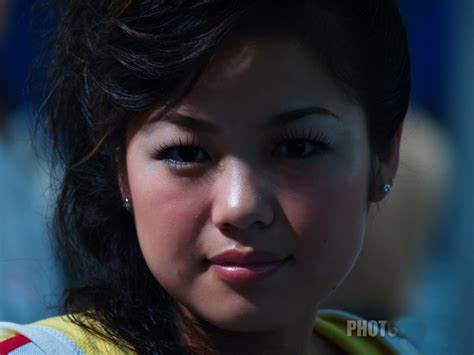
//> input picture assets/dark_character.jpg, 474 x 355 px, given in place of flash.jpg, which was not available
$ ./main   (built with g++ and OpenCV 4)
//> lines starting //> are read from the running program, lines starting //| are printed output that depends on the picture; pictures that were not available may be replaced by others from this repository, and a replacement may not be noted
#include <iostream>
#include <opencv2/opencv.hpp>
#include <opencv2/core.hpp>
#include <opencv2/highgui.hpp>

using namespace cv;

int main(int argc, const char *argv[])
{
    Mat img1 = imread("/home/helywin/Pictures/flash.jpg", IMREAD_GRAYSCALE);
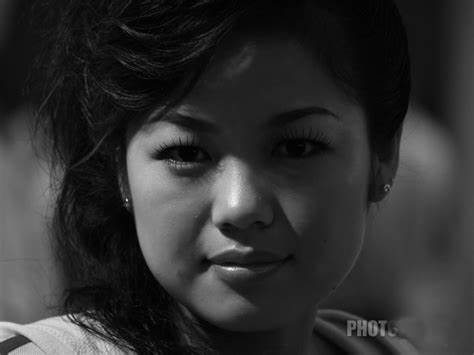
//> img1: 355 rows x 474 cols, CV_8UC1; min 0, max 241, mean 48
    if (img1.empty()) {
        std::cerr << "error image" << std::endl;
        return -1;
    }
    namedWindow("img1", WINDOW_AUTOSIZE);
    imshow("image1", img1);
    waitKey(1000);
    Mat padded;
    int m = getOptimalDFTSize(img1.rows);
//> m = 360
    int n = getOptimalDFTSize(img1.cols);
//> n = 480
    copyMakeBorder(img1, padded, 0, m - img1.rows, 0, n - img1.cols, BORDER_CONSTANT, Scalar::all(0));
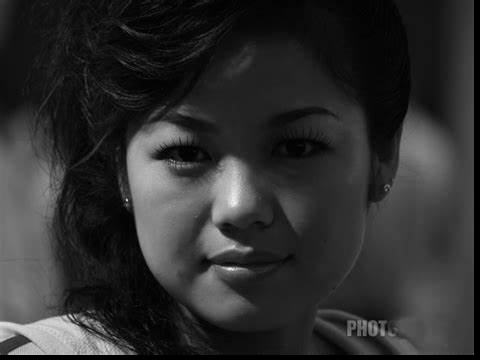
//> padded: 360 rows x 480 cols, CV_8UC1; min 0, max 241, mean 46.8
    imshow("img2", padded);
    waitKey(1000);
    Mat planes[] = {Mat_<float>(padded), Mat::zeros(padded.size(), CV_32F)};
//> planes[1]: 360 rows x 480 cols, CV_32FC1; every value is 0
    Mat complexI;
    merge(planes, 2, complexI);
    dft(complexI, complexI);

    split(complexI, planes);

    magnitude(planes[0], planes[1], planes[0]);
    Mat magI = planes[0];

    magI += Scalar::all(1);
    log(magI, magI);

    magI = magI(Rect(0, 0, magI.cols & -2, magI.rows & -2));
    int cx = magI.cols / 2;
//> cx = 240
    int cy = magI.rows / 2;
//> cy = 180
    Mat q0(magI, Rect(0, 0, cx, cy));
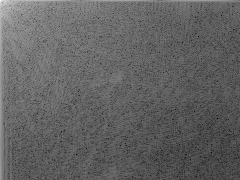
//> q0: 180 rows x 240 cols, CV_32FC1; min 1.19, max 15.91, mean 6.89; drawn with min black and max white
    Mat q1(magI, Rect(cx, 0, cx, cy));
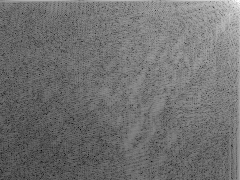
//> q1: 180 rows x 240 cols, CV_32FC1; min 1.4, max 14.01, mean 6.99; drawn with min black and max white
    Mat q2(magI, Rect(0, cy, cx, cy));
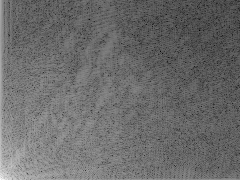
//> q2: 180 rows x 240 cols, CV_32FC1; min 1.4, max 14.58, mean 6.98; drawn with min black and max white
    Mat q3(magI, Rect(cx, cy, cx, cy));
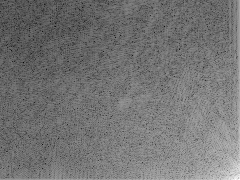
//> q3: 180 rows x 240 cols, CV_32FC1; min 1.19, max 13.56, mean 6.84; drawn with min black and max white

    Mat tmp;
    q0.copyTo(tmp);
    q3.copyTo(q0);
    tmp.copyTo(q3);
    q1.copyTo(tmp);
    q2.copyTo(q1);
    tmp.copyTo(q2);
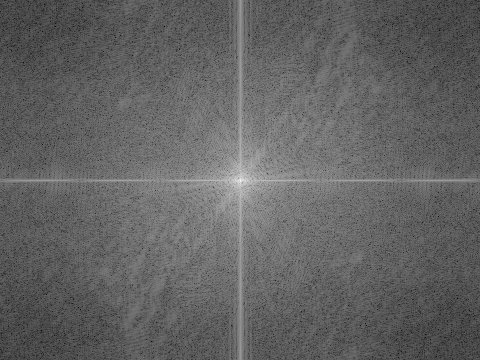
//> magI: 360 rows x 480 cols, CV_32FC1; min 1.19, max 15.91, mean 6.93; drawn with min black and max white
    normalize(magI, magI, 0, 1, NORM_MINMAX);
    imshow("image3", magI);
    waitKey(100000);

    return 0;
}
